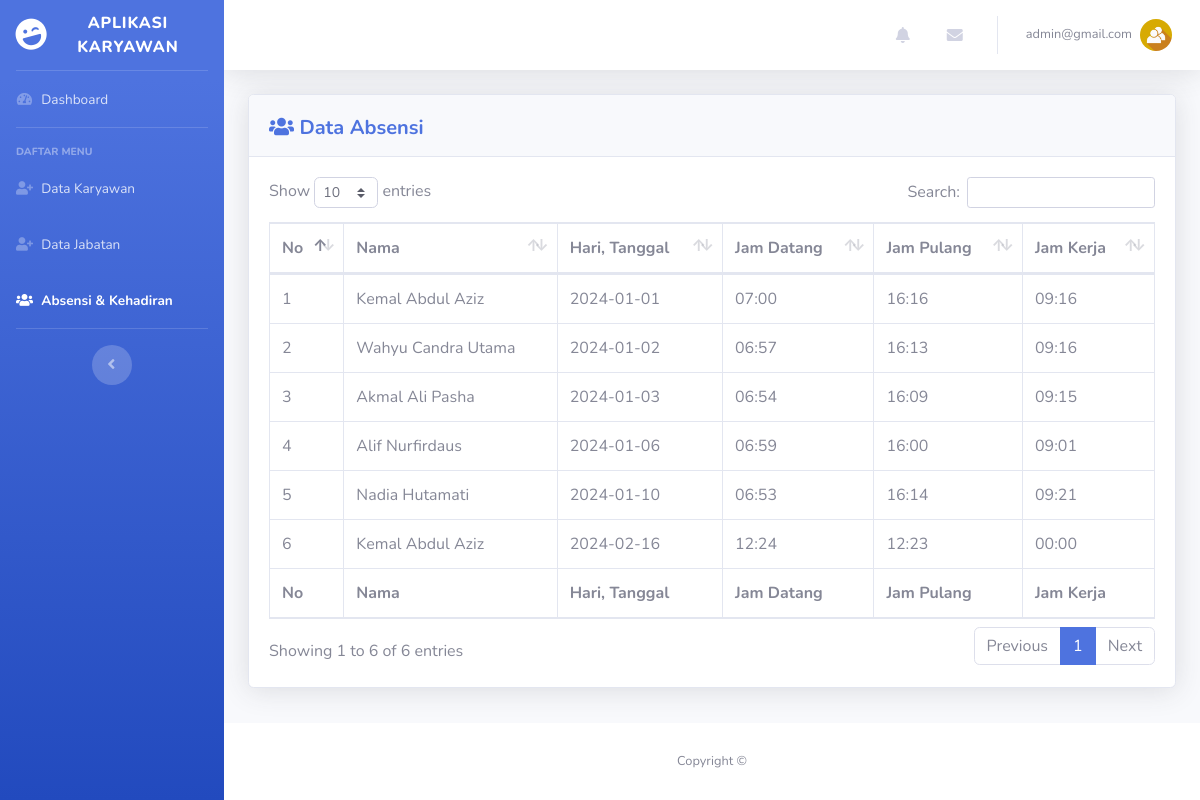
/view/admin/absensi.php (signed in), run on the app's committed database.
### tables this page shows
CREATE TABLE `kehadiran` (
  `id` int(11) NOT NULL,
  `id_karyawan` int(3) NOT NULL,
  `hari` date NOT NULL,
  `masuk` time DEFAULT NULL,
  `pulang` time DEFAULT NULL
);

CREATE TABLE `karyawan` (
  `id_karyawan` int(3) NOT NULL,
  `nama` varchar(25) NOT NULL,
  `jk` enum('L','P') NOT NULL,
  `id_jabatan` int(2) NOT NULL,
  `no_hp` varchar(13) NOT NULL,
  `alamat` varchar(100) NOT NULL
);

### view/admin/absensi.php (the view, shortened to what this page needs)
<!DOCTYPE html>
<html lang="en">
<head>
  <link href="../../assets/vendor/fontawesome-free/css/all.min.css" rel="stylesheet" type="text/css">
  <link href="../../assets/css/sb-admin-2.min.css" rel="stylesheet">
  <link href="../../assets/vendor/datatables/dataTables.bootstrap4.min.css" rel="stylesheet">
</head>
<body id="page-top">
<?php
  include '../../controller/koneksi.php';
?>
  <div id="wrapper">
    <ul class="navbar-nav bg-gradient-primary sidebar sidebar-dark accordion" id="accordionSidebar">
      <a class="sidebar-brand d-flex align-items-center justify-content-center" href="index.php">
        <div class="sidebar-brand-icon rotate-n-15">
          <i class="fas fa-laugh-wink"></i>
        </div>
        <div class="sidebar-brand-text mx-3">Aplikasi Karyawan<sup></sup></div>
      </a>
      <hr class="sidebar-divider my-0">
      <li class="nav-item">
        <a class="nav-link" href="index.php">
          <i class="fas fa-fw fa-tachometer-alt"></i>
          <span>Dashboard</span></a>
      </li>
      <hr class="sidebar-divider">
      <div class="sidebar-heading">
        Daftar Menu
      </div>
      <li class="nav-item">
        <a class="nav-link" href="karyawan.php">
          <i class="fas fa-fw fa-user-plus"></i>
          <span>Data Karyawan</span></a>
      </li>
      <li class="nav-item">
        <a class="nav-link" href="jabatan.php">
          <i class="fas fa-fw fa-user-plus"></i>
          <span>Data Jabatan</span></a>
      </li>
      <li class="nav-item active">
        <a class="nav-link" href="absensi.php">
          <i class="fas fa-fw fa-users"></i>
          <span>Absensi & Kehadiran</span></a>
      </li>
      <hr class="sidebar-divider d-none d-md-block">
      <div class="text-center d-none d-md-inline">
        <button class="rounded-circle border-0" id="sidebarToggle"></button>
      </div>
    </ul>
    <div id="content-wrapper" class="d-flex flex-column">
      <div id="content">
        <nav class="navbar navbar-expand navbar-light bg-white topbar mb-4 static-top shadow">
          <ul class="navbar-nav ml-auto">
            <li class="nav-item dropdown no-arrow mx-1">
              <a class="nav-link dropdown-toggle" href="#" id="alertsDropdown" role="button" data-toggle="dropdown" aria-haspopup="true" aria-expanded="false">
                <i class="fas fa-bell fa-fw"></i>
              </a>
            </li>
            <li class="nav-item dropdown no-arrow mx-1">
              <a class="nav-link dropdown-toggle" href="#" id="messagesDropdown" role="button" data-toggle="dropdown" aria-haspopup="true" aria-expanded="false">
                <i class="fas fa-envelope fa-fw"></i>
              </a>
            </li>
            <li class="nav-item dropdown no-arrow">
              <a class="nav-link dropdown-toggle" href="#" id="userDropdown" role="button" data-toggle="dropdown" aria-haspopup="true" aria-expanded="false">
                <span class="mr-2 d-none d-lg-inline text-gray-600 small"><?php echo $_SESSION['email'];?></span>
                <img class="img-profile rounded-circle" src="../../assets/img/usericon.jpg">
              </a>
            </li>
          </ul>
        </nav>
        <div class="container-fluid">
          <div id="dataKaryawan">
          <div class="card shadow mb-4">
            <div class="card-header py-3">
			  <span class="float-left" style="padding-top:5px">
				<h5 class="m-0 font-weight-bold text-primary"><i class="fa fa-users" aria-hidden="true"></i> Data Absensi</h5>
			  </span>
            </div>
            <div class="card-body">
              <div class="table-responsive">
                <table class="table table-bordered" id="dataTable" width="100%" cellspacing="0">
                  <thead>
                    <tr>
                      <th>No</th>
                      <th>Nama</th>
                      <th>Hari, Tanggal</th>
                      <th>Jam Datang</th>
                      <th>Jam Pulang</th>
                      <th>Jam Kerja</th>
                    </tr>
                  </thead>
                  <tfoot>
                    <tr>
                      <th>No</th>
                      <th>Nama</th>
                      <th>Hari, Tanggal</th>
                      <th>Jam Datang</th>
                      <th>Jam Pulang</th>
                      <th>Jam Kerja</th>
                    </tr>
                  </tfoot>
                  <tbody>
                    <?php
                      $semuaAbsensi = "SELECT * FROM `kehadiran` JOIN karyawan ON kehadiran.id_karyawan = karyawan.id_karyawan";
                      $resultAbsensi = mysqli_query($db, $semuaAbsensi);
                      $no = 1;
                      foreach ($resultAbsensi as $row2) {
                        $masuk = $row2['masuk'];
                        $pulang = $row2['pulang'];
                        $waktuAwal = new DateTime($masuk);
                        $waktuAkhir   = new DateTime($pulang);
                        $intervalJam  = $waktuAwal->diff($waktuAkhir);
                    ?>
                    <tr>
                      <td><?=$no++;?></td>
                      <td><?=$row2['nama'];?></td>
                      <td><?=$row2['hari'];?></td>
                      <td><?php echo $waktuAwal->format('H:i');?></td>
                      <td><?php echo $waktuAkhir->format('H:i');?></td>
                      <td><?php echo $intervalJam->format("%H:%I"); ?></td>
                    </tr>
                    <?php } ?>
                  </tbody>
                </table>
              </div>
            </div>
          </div>
      	  </div>
        </div>
      </div>
      <footer class="sticky-footer bg-white">
        <div class="container my-auto">
          <div class="copyright text-center my-auto">
            <span>Copyright &copy;</span>
          </div>
        </div>
      </footer>
    </div>
  </div>
</body>
</html>

### data on the page
kehadiran: id_karyawan.nama "Kemal Abdul Aziz", hari "2024-01-01", masuk "07:00", pulang "16:16", $intervalJam->format("%H:%I") "09:16"
kehadiran: id_karyawan.nama "Wahyu Candra Utama", hari "2024-01-02", masuk "06:57", pulang "16:13", $intervalJam->format("%H:%I") "09:16"
kehadiran: id_karyawan.nama "Akmal Ali Pasha", hari "2024-01-03", masuk "06:54", pulang "16:09", $intervalJam->format("%H:%I") "09:15"
kehadiran: id_karyawan.nama "Alif Nurfirdaus", hari "2024-01-06", masuk "06:59", pulang "16:00", $intervalJam->format("%H:%I") "09:01"
kehadiran: id_karyawan.nama "Nadia Hutamati", hari "2024-01-10", masuk "06:53", pulang "16:14", $intervalJam->format("%H:%I") "09:21"
kehadiran: id_karyawan.nama "Kemal Abdul Aziz", hari "2024-02-16", masuk "12:24", pulang "12:23", $intervalJam->format("%H:%I") "00:00"

### other printed values
$_SESSION['email'] "admin@gmail.com"
